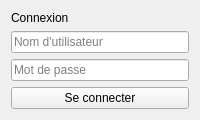
<?xml version="1.0" encoding="UTF-8"?>
<ui version="4.0">
 <class>Login</class>
 <widget class="QWidget" name="Login">
  <layout class="QVBoxLayout" name="verticalLayout">
   <item>
    <widget class="QLabel" name="loginTitle">
     <property name="text">
      <string>Connexion</string>
     </property>
    </widget>
   </item>
   <item>
    <widget class="QLineEdit" name="usernameField">
     <property name="placeholderText">
      <string>Nom d'utilisateur</string>
     </property>
    </widget>
   </item>
   <item>
    <widget class="QLineEdit" name="passwordField">
     <property name="echoMode">2</property>
     <property name="placeholderText">
      <string>Mot de passe</string>
     </property>
    </widget>
   </item>
   <item>
    <widget class="QPushButton" name="loginButton">
     <property name="text">
      <string>Se connecter</string>
     </property>
    </widget>
   </item>
  </layout>
 </widget>
 <resources/>
 <connections/>
</ui>
